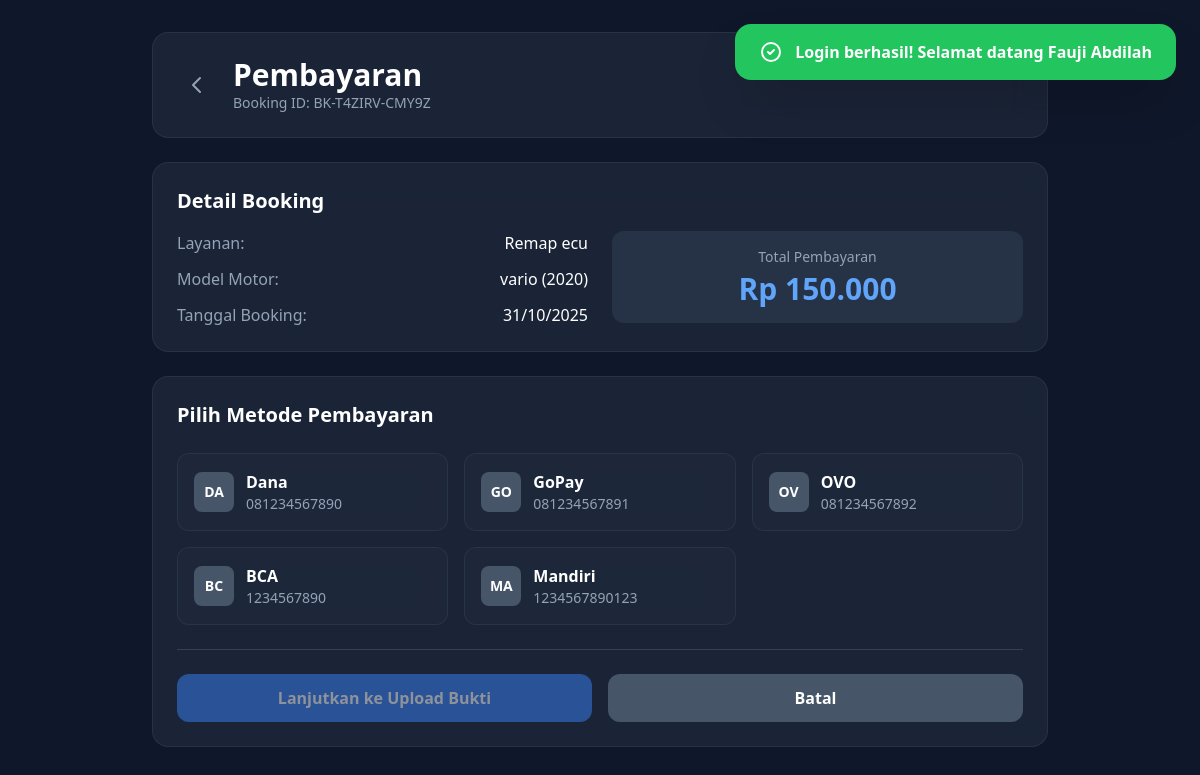
The page /payment.php?booking_id=11 (signed in) on the database its author committed.
### tables this page shows
CREATE TABLE `bookings` (
  `id` int(11) NOT NULL AUTO_INCREMENT,
  `booking_id` varchar(20) NOT NULL,
  `user_id` int(11) NOT NULL,
  `service_type` enum('remap_ecu','tuning','maintenance') NOT NULL DEFAULT 'remap_ecu',
  `vehicle_model` varchar(100) NOT NULL,
  `vehicle_year` int(4) DEFAULT NULL,
  `description` text DEFAULT NULL,
  `booking_date` datetime NOT NULL,
  `preferred_date` date DEFAULT NULL,
  `status` enum('pending','confirmed','in_progress','completed','cancelled') DEFAULT 'pending',
  `total_price` decimal(10,2) DEFAULT 0.00,
  `created_at` timestamp NOT NULL DEFAULT current_timestamp(),
  `updated_at` timestamp NOT NULL DEFAULT current_timestamp() ON UPDATE current_timestamp(),
  PRIMARY KEY (`id`),
  UNIQUE KEY `booking_id` (`booking_id`),
  KEY `user_id` (`user_id`),
  KEY `status` (`status`),
  KEY `booking_date` (`booking_date`),
  CONSTRAINT `bookings_ibfk_1` FOREIGN KEY (`user_id`) REFERENCES `users` (`id`) ON DELETE CASCADE
);

### config.php (called while the page is built, shortened)
<?php
function getFlashMessage() {
    if (isset($_SESSION['flash_message'])) {
        $message = [
            'message' => $_SESSION['flash_message'],
            'type' => $_SESSION['flash_type']
        ];
        return $message;
    }
    return null;
}
?>

### functions.php (called while the page is built, shortened)
<?php
require_once 'config.php';
function getBookingById($bookingId) {
    global $conn;
    $sql = "SELECT b.*, u.full_name, u.phone, u.email,
                   p.id as payment_id, p.payment_method, p.amount, p.payment_number,
                   p.proof_image, p.status as payment_status, p.verified_at, p.notes,
                   p.updated_at as proof_uploaded_at
            FROM bookings b
            LEFT JOIN users u ON b.user_id = u.id
            LEFT JOIN payments p ON b.id = p.booking_id
            WHERE b.id = ?";
    $stmt = $conn->prepare($sql);
    $stmt->bind_param("i", $bookingId);
    $stmt->execute();
    $result = $stmt->get_result();
    if ($result->num_rows > 0) {
        return $result->fetch_assoc();
    }
    return null;
}
?>

### payment.php (the view, shortened to what this page needs)
<?php
require_once 'config.php';
require_once 'functions.php';
$bookingId = intval($_GET['booking_id'] ?? 0);
$booking = getBookingById($bookingId);
$paymentMethods = [
    'dana' => ['name' => 'Dana', 'number' => '081234567890'],
    'gopay' => ['name' => 'GoPay', 'number' => '081234567891'],
    'ovo' => ['name' => 'OVO', 'number' => '081234567892'],
    'bca' => ['name' => 'BCA', 'number' => '1234567890'],
    'mandiri' => ['name' => 'Mandiri', 'number' => '1234567890123']
];
?>
<!DOCTYPE html>
<html lang="id">
<head>
    <script src="https://cdn.tailwindcss.com"></script>
</head>
<body class="bg-slate-900 min-h-screen fade-in">
    <?php
    $flash = getFlashMessage();
    if ($flash):
    ?>
    <div class="fixed top-6 right-6 z-50 max-w-md">
        <div class="<?php echo $flash['type'] === 'success' ? 'bg-green-500' : 'bg-red-500'; ?> text-white px-6 py-4 rounded-2xl shadow-2xl flex items-center gap-3">
            <?php if ($flash['type'] === 'success'): ?>
                <svg class="w-6 h-6" fill="none" stroke="currentColor" viewBox="0 0 24 24">
                    <path stroke-linecap="round" stroke-linejoin="round" stroke-width="2" d="M9 12l2 2 4-4m6 2a9 9 0 11-18 0 9 9 0 0118 0z"></path>
                </svg>
            <?php else: ?>
                <svg class="w-6 h-6" fill="none" stroke="currentColor" viewBox="0 0 24 24">
                <path stroke-linecap="round" stroke-linejoin="round" stroke-width="2" d="M12 8v4m0 4h.01M21 12a9 9 0 11-18 0 9 9 0 0118 0z"></path>
            </svg>
            <?php endif; ?>
            <span class="font-semibold"><?php echo htmlspecialchars($flash['message']); ?></span>
        </div>
    </div>
    <?php endif; ?>
    <div class="p-4 lg:p-8">
        <div class="max-w-4xl mx-auto">
            <div class="glass-card rounded-2xl p-6 mb-6 slide-up">
                <div class="flex items-center justify-between">
                    <div class="flex items-center gap-4">
                        <a href="user-dashboard.php" class="p-2 text-slate-400 hover:text-white hover:bg-slate-700 rounded-lg transition">
                            <svg class="w-6 h-6" fill="none" stroke="currentColor" viewBox="0 0 24 24">
                                <path stroke-linecap="round" stroke-linejoin="round" stroke-width="2" d="M15 19l-7-7 7-7"></path>
                            </svg>
                        </a>
                        <div>
                            <h1 class="text-2xl lg:text-3xl font-bold text-white">Pembayaran</h1>
                            <p class="text-slate-400 text-sm">Booking ID: <?php echo htmlspecialchars($booking['booking_id']); ?></p>
                        </div>
                    </div>
                </div>
            </div>
            <div class="glass-card rounded-2xl p-6 mb-6 slide-up" style="animation-delay: 0.1s;">
                <h2 class="text-xl font-bold text-white mb-4">Detail Booking</h2>
                <div class="grid grid-cols-1 md:grid-cols-2 gap-6">
                    <div>
                        <div class="space-y-3">
                            <div class="flex justify-between">
                                <span class="text-slate-400">Layanan:</span>
                                <span class="text-white"><?php echo ucfirst(str_replace('_', ' ', $booking['service_type'])); ?></span>
                            </div>
                            <div class="flex justify-between">
                                <span class="text-slate-400">Model Motor:</span>
                                <span class="text-white"><?php echo htmlspecialchars($booking['vehicle_model']); ?> (<?php echo $booking['vehicle_year']; ?>)</span>
                            </div>
                            <div class="flex justify-between">
                                <span class="text-slate-400">Tanggal Booking:</span>
                                <span class="text-white"><?php echo date('d/m/Y', strtotime($booking['preferred_date'])); ?></span>
                            </div>
                        </div>
                    </div>
                    <div>
                        <div class="bg-slate-700 bg-opacity-50 rounded-xl p-4">
                            <div class="text-center">
                                <div class="text-sm text-slate-400 mb-1">Total Pembayaran</div>
                                <div class="text-3xl font-bold text-blue-400">Rp <?php echo number_format($booking['total_price'], 0, ',', '.'); ?></div>
                            </div>
                        </div>
                    </div>
                </div>
            </div>
            <div class="glass-card rounded-2xl p-6 mb-6 slide-up" style="animation-delay: 0.2s;">
                <h2 class="text-xl font-bold text-white mb-4">Pilih Metode Pembayaran</h2>
                <form method="POST" class="space-y-6">
                    <div class="grid grid-cols-1 md:grid-cols-2 lg:grid-cols-3 gap-4">
                        <?php foreach ($paymentMethods as $key => $method): ?>
                        <div class="payment-card glass-card rounded-xl p-4" data-method="<?php echo $key; ?>">
                            <div class="flex items-center gap-3">
                                <div class="w-10 h-10 bg-slate-600 rounded-lg flex items-center justify-center">
                                    <span class="text-white font-bold text-sm"><?php echo strtoupper(substr($method['name'], 0, 2)); ?></span>
                                </div>
                                <div>
                                    <div class="text-white font-semibold"><?php echo $method['name']; ?></div>
                                    <div class="text-slate-400 text-sm"><?php echo $method['number']; ?></div>
                                </div>
                            </div>
                        </div>
                        <?php endforeach; ?>
                    </div>
                    <div class="flex flex-col sm:flex-row gap-4 pt-6 border-t border-slate-700">
                        <button
                            type="submit"
                            id="proceed_btn"
                            class="flex-1 px-6 py-3 bg-blue-500 hover:bg-blue-600 text-white rounded-xl font-semibold transition disabled:opacity-50 disabled:cursor-not-allowed"
                            disabled
                        >
                            Lanjutkan ke Upload Bukti
                        </button>
                        <a
                            href="user-dashboard.php"
                            class="flex-1 px-6 py-3 bg-slate-600 hover:bg-slate-700 text-white rounded-xl font-semibold transition text-center"
                        >
                            Batal
                        </a>
                    </div>
                </form>
            </div>
        </div>
    </div>
</body>
</html>

### payment.php (style rules this page uses)
.fade-in { animation: fadeIn 0.5s ease-out; }
.slide-up { animation: slideUp 0.6s ease-out; }
.glass-card { background: rgba(30, 41, 59, 0.8); backdrop-filter: blur(20px); border: 1px solid rgba(148, 163, 184, 0.1); }
.payment-card { transition: all 0.3s ease; cursor: pointer; }

### rows shown on the page
bookings: booking "BK-T4ZIRV-CMY9Z", service_type "Remap ecu", vehicle_model "vario", vehicle_year "2020", preferred_date "31/10/2025", total_price "150.000"

### other values the page prints
$flash['message'] "Login berhasil! Selamat datang Fauji Abdilah"
substr($method['name'], 0, 2) "DA"
$method['name'] "Dana"
$method['number'] "081234567890"
substr($method['name'], 0, 2) "GO"
$method['name'] "GoPay"
$method['number'] "081234567891"
substr($method['name'], 0, 2) "OV"
$method['name'] "OVO"
$method['number'] "081234567892"
substr($method['name'], 0, 2) "BC"
$method['name'] "BCA"
$method['number'] "1234567890"
substr($method['name'], 0, 2) "MA"
$method['name'] "Mandiri"
